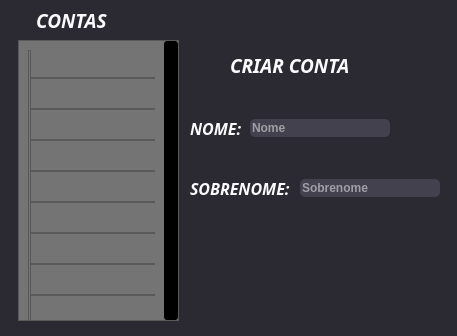
<?xml version="1.0" encoding="UTF-8"?>
<ui version="4.0">
 <class>Janela_login</class>
 <widget class="QMainWindow" name="Janela_login">
  <property name="enabled">
   <bool>true</bool>
  </property>
  <property name="geometry">
   <rect>
    <x>0</x>
    <y>0</y>
    <width>457</width>
    <height>336</height>
   </rect>
  </property>
  <property name="acceptDrops">
   <bool>false</bool>
  </property>
  <property name="windowTitle">
   <string>Login</string>
  </property>
  <widget class="QWidget" name="centralwidget">
   <widget class="QWidget" name="widget" native="true">
    <property name="geometry">
     <rect>
      <x>-24</x>
      <y>-11</y>
      <width>511</width>
      <height>361</height>
     </rect>
    </property>
    <property name="styleSheet">
     <string notr="true">background-size:cover;</string>
    </property>
    <widget class="QLabel" name="fundo">
     <property name="geometry">
      <rect>
       <x>-20</x>
       <y>-20</y>
       <width>531</width>
       <height>381</height>
      </rect>
     </property>
     <property name="styleSheet">
      <string notr="true">background-size:cover;
background-color:#2B2A33</string>
     </property>
     <property name="text">
      <string/>
     </property>
    </widget>
   </widget>
   <widget class="QWidget" name="criar" native="true">
    <property name="geometry">
     <rect>
      <x>180</x>
      <y>10</y>
      <width>271</width>
      <height>321</height>
     </rect>
    </property>
    <widget class="QLabel" name="label_6">
     <property name="geometry">
      <rect>
       <x>50</x>
       <y>40</y>
       <width>135</width>
       <height>31</height>
      </rect>
     </property>
     <property name="font">
      <font>
       <family>Segoe UI Black</family>
       <pointsize>14</pointsize>
       <weight>75</weight>
       <italic>true</italic>
       <bold>true</bold>
      </font>
     </property>
     <property name="styleSheet">
      <string notr="true">color:rgba(251, 251, 254, 1)
</string>
     </property>
     <property name="text">
      <string>CRIAR CONTA</string>
     </property>
    </widget>
    <widget class="QLabel" name="label_7">
     <property name="geometry">
      <rect>
       <x>10</x>
       <y>110</y>
       <width>60</width>
       <height>16</height>
      </rect>
     </property>
     <property name="font">
      <font>
       <family>Segoe UI Black</family>
       <pointsize>12</pointsize>
       <weight>75</weight>
       <italic>true</italic>
       <bold>true</bold>
      </font>
     </property>
     <property name="styleSheet">
      <string notr="true">color:rgba(251, 251, 254, 1)
</string>
     </property>
     <property name="text">
      <string>NOME:</string>
     </property>
    </widget>
    <widget class="QLineEdit" name="input_nome_2">
     <property name="enabled">
      <bool>true</bool>
     </property>
     <property name="geometry">
      <rect>
       <x>70</x>
       <y>109</y>
       <width>140</width>
       <height>18</height>
      </rect>
     </property>
     <property name="styleSheet">
      <string notr="true">background-color:#42414d;
border-radius:5px;
font: 75 11pt &quot;MS Shell Dlg 2&quot;;
font-weight: bold;
color:#fbfbfe</string>
     </property>
     <property name="placeholderText">
      <string>Nome</string>
     </property>
    </widget>
    <widget class="QLineEdit" name="input_sobrenome_2">
     <property name="geometry">
      <rect>
       <x>120</x>
       <y>169</y>
       <width>140</width>
       <height>18</height>
      </rect>
     </property>
     <property name="styleSheet">
      <string notr="true">background-color:#42414d;
border-radius:5px;
font: 75 11pt &quot;MS Shell Dlg 2&quot;;
font-weight: bold;
color:#fbfbfe;</string>
     </property>
     <property name="placeholderText">
      <string>Sobrenome</string>
     </property>
    </widget>
    <widget class="QLabel" name="label_8">
     <property name="geometry">
      <rect>
       <x>10</x>
       <y>170</y>
       <width>111</width>
       <height>16</height>
      </rect>
     </property>
     <property name="font">
      <font>
       <family>Segoe UI Black</family>
       <pointsize>12</pointsize>
       <weight>75</weight>
       <italic>true</italic>
       <bold>true</bold>
      </font>
     </property>
     <property name="styleSheet">
      <string notr="true">color:rgba(251, 251, 254, 1)
</string>
     </property>
     <property name="text">
      <string>SOBRENOME:</string>
     </property>
    </widget>
    <widget class="QPushButton" name="btn_criar_2">
     <property name="geometry">
      <rect>
       <x>90</x>
       <y>197</y>
       <width>96</width>
       <height>96</height>
      </rect>
     </property>
     <property name="minimumSize">
      <size>
       <width>0</width>
       <height>0</height>
      </size>
     </property>
     <property name="maximumSize">
      <size>
       <width>16777215</width>
       <height>16777215</height>
      </size>
     </property>
     <property name="styleSheet">
      <string notr="true">
border-radius:5px;</string>
     </property>
     <property name="text">
      <string/>
     </property>
     <property name="iconSize">
      <size>
       <width>96</width>
       <height>96</height>
      </size>
     </property>
    </widget>
    <widget class="QLabel" name="input_saida">
     <property name="geometry">
      <rect>
       <x>85</x>
       <y>290</y>
       <width>134</width>
       <height>20</height>
      </rect>
     </property>
     <property name="styleSheet">
      <string notr="true">font: 87 italic 10pt &quot;Segoe UI Black&quot;;</string>
     </property>
     <property name="text">
      <string/>
     </property>
    </widget>
    <widget class="QLabel" name="img_criar">
     <property name="geometry">
      <rect>
       <x>188</x>
       <y>40</y>
       <width>32</width>
       <height>32</height>
      </rect>
     </property>
     <property name="text">
      <string/>
     </property>
     <property name="textFormat">
      <enum>Qt::PlainText</enum>
     </property>
    </widget>
   </widget>
   <widget class="QWidget" name="contas" native="true">
    <property name="geometry">
     <rect>
      <x>10</x>
      <y>10</y>
      <width>181</width>
      <height>321</height>
     </rect>
    </property>
    <property name="styleSheet">
     <string notr="true"/>
    </property>
    <widget class="QLabel" name="label_4">
     <property name="geometry">
      <rect>
       <x>26</x>
       <y>0</y>
       <width>81</width>
       <height>20</height>
      </rect>
     </property>
     <property name="font">
      <font>
       <family>Segoe UI Black</family>
       <pointsize>14</pointsize>
       <weight>75</weight>
       <italic>true</italic>
       <bold>true</bold>
      </font>
     </property>
     <property name="styleSheet">
      <string notr="true">color:rgba(251, 251, 254, 1)
</string>
     </property>
     <property name="text">
      <string>CONTAS</string>
     </property>
    </widget>
    <widget class="QScrollArea" name="scrollArea_2">
     <property name="geometry">
      <rect>
       <x>8</x>
       <y>30</y>
       <width>161</width>
       <height>281</height>
      </rect>
     </property>
     <property name="styleSheet">
      <string notr="true">QScrollBar:vertical{
	boder:none;
	background-color:rgb(0, 0, 0);
	width:14px;
	margin: 15px 0 15px 0;
	border-radius:0px;
}

QScrollBar::handle:vertical{
	background-color:rgb(0, 0, 0);
	border-radius:3px;
	min-height:30px
}

QScrollBar::handle:hover{
	background-color:#42414d;
}

QScrollBar::handle:pressed{
	background-color:rgb(55, 55, 55);
}

QScrollBar::sub-line:vertical{
	boder:none;
	background-color:rgb(0, 0, 0);
	height:15px;
	border-top-left-radius:3px	;
	border-top-right-radius:	3px;
	subcontrol-position:top;
	subcontrol-origin:margin;
	
}

QScrollBar::sub-line:hover{
	background-color:#42414d;
}

QScrollBar::sub-line:pressed{
	background-color:rgb(55, 55, 55);
}


QScrollBar::add-line:vertical{
	boder:none;
	background-color:rgb(0, 0, 0);
	height:15px;
	border-bottom-left-radius:3px	;
	border-bottom-right-radius:3px;
	subcontrol-position:bottom;
	subcontrol-origin:margin;
	
}

QScrollBar::add-line:hover{
	background-color:#42414d;
}

QScrollBar::add-line:pressed{
	background-color:rgb(55, 55, 55);
}

*{
background-color:rgb(116, 116, 116);
}</string>
     </property>
     <property name="verticalScrollBarPolicy">
      <enum>Qt::ScrollBarAlwaysOn</enum>
     </property>
     <property name="sizeAdjustPolicy">
      <enum>QAbstractScrollArea::AdjustToContentsOnFirstShow</enum>
     </property>
     <property name="widgetResizable">
      <bool>true</bool>
     </property>
     <widget class="QWidget" name="scrollAreaWidgetContents_2">
      <property name="geometry">
       <rect>
        <x>0</x>
        <y>0</y>
        <width>145</width>
        <height>518</height>
       </rect>
      </property>
      <layout class="QGridLayout" name="gridLayout_2">
       <item row="0" column="0">
        <widget class="QFrame" name="list_users">
         <property name="minimumSize">
          <size>
           <width>0</width>
           <height>500</height>
          </size>
         </property>
         <property name="styleSheet">
          <string notr="true"/>
         </property>
         <property name="frameShape">
          <enum>QFrame::StyledPanel</enum>
         </property>
         <property name="frameShadow">
          <enum>QFrame::Raised</enum>
         </property>
         <widget class="QFrame" name="user_1">
          <property name="geometry">
           <rect>
            <x>2</x>
            <y>-3</y>
            <width>129</width>
            <height>31</height>
           </rect>
          </property>
          <property name="frameShape">
           <enum>QFrame::StyledPanel</enum>
          </property>
          <property name="frameShadow">
           <enum>QFrame::Raised</enum>
          </property>
          <widget class="QPushButton" name="btn_entrar_1">
           <property name="enabled">
            <bool>false</bool>
           </property>
           <property name="geometry">
            <rect>
             <x>84</x>
             <y>5</y>
             <width>20</width>
             <height>20</height>
            </rect>
           </property>
           <property name="styleSheet">
            <string notr="true">border-radius:1px;</string>
           </property>
           <property name="text">
            <string/>
           </property>
          </widget>
          <widget class="QPushButton" name="btn_apagar_1">
           <property name="enabled">
            <bool>false</bool>
           </property>
           <property name="geometry">
            <rect>
             <x>103</x>
             <y>5</y>
             <width>20</width>
             <height>20</height>
            </rect>
           </property>
           <property name="styleSheet">
            <string notr="true">border-radius:1px;</string>
           </property>
           <property name="text">
            <string/>
           </property>
          </widget>
          <widget class="QLabel" name="nome_conta_1">
           <property name="geometry">
            <rect>
             <x>3</x>
             <y>5</y>
             <width>72</width>
             <height>23</height>
            </rect>
           </property>
           <property name="styleSheet">
            <string notr="true">font-weight: bold;
color:black;</string>
           </property>
           <property name="text">
            <string/>
           </property>
          </widget>
         </widget>
         <widget class="QFrame" name="user_2">
          <property name="geometry">
           <rect>
            <x>2</x>
            <y>28</y>
            <width>129</width>
            <height>31</height>
           </rect>
          </property>
          <property name="frameShape">
           <enum>QFrame::StyledPanel</enum>
          </property>
          <property name="frameShadow">
           <enum>QFrame::Raised</enum>
          </property>
          <widget class="QPushButton" name="btn_entrar_2">
           <property name="enabled">
            <bool>false</bool>
           </property>
           <property name="geometry">
            <rect>
             <x>84</x>
             <y>5</y>
             <width>20</width>
             <height>20</height>
            </rect>
           </property>
           <property name="styleSheet">
            <string notr="true">border-radius:1px;</string>
           </property>
           <property name="text">
            <string/>
           </property>
          </widget>
          <widget class="QPushButton" name="btn_apagar_2">
           <property name="enabled">
            <bool>false</bool>
           </property>
           <property name="geometry">
            <rect>
             <x>105</x>
             <y>5</y>
             <width>20</width>
             <height>20</height>
            </rect>
           </property>
           <property name="styleSheet">
            <string notr="true">border-radius:1px;</string>
           </property>
           <property name="text">
            <string/>
           </property>
          </widget>
         </widget>
         <widget class="QFrame" name="user_3">
          <property name="geometry">
           <rect>
            <x>2</x>
            <y>59</y>
            <width>129</width>
            <height>31</height>
           </rect>
          </property>
          <property name="frameShape">
           <enum>QFrame::StyledPanel</enum>
          </property>
          <property name="frameShadow">
           <enum>QFrame::Raised</enum>
          </property>
          <widget class="QPushButton" name="btn_apagar_3">
           <property name="enabled">
            <bool>false</bool>
           </property>
           <property name="geometry">
            <rect>
             <x>105</x>
             <y>5</y>
             <width>20</width>
             <height>20</height>
            </rect>
           </property>
           <property name="styleSheet">
            <string notr="true">border-radius:1px;</string>
           </property>
           <property name="text">
            <string/>
           </property>
          </widget>
         </widget>
         <widget class="QFrame" name="user_4">
          <property name="geometry">
           <rect>
            <x>2</x>
            <y>90</y>
            <width>129</width>
            <height>31</height>
           </rect>
          </property>
          <property name="frameShape">
           <enum>QFrame::StyledPanel</enum>
          </property>
          <property name="frameShadow">
           <enum>QFrame::Raised</enum>
          </property>
          <widget class="QPushButton" name="btn_apagar_4">
           <property name="enabled">
            <bool>false</bool>
           </property>
           <property name="geometry">
            <rect>
             <x>105</x>
             <y>5</y>
             <width>20</width>
             <height>20</height>
            </rect>
           </property>
           <property name="styleSheet">
            <string notr="true">border-radius:1px;</string>
           </property>
           <property name="text">
            <string/>
           </property>
          </widget>
         </widget>
         <widget class="QFrame" name="user_5">
          <property name="geometry">
           <rect>
            <x>2</x>
            <y>121</y>
            <width>129</width>
            <height>31</height>
           </rect>
          </property>
          <property name="frameShape">
           <enum>QFrame::StyledPanel</enum>
          </property>
          <property name="frameShadow">
           <enum>QFrame::Raised</enum>
          </property>
          <widget class="QPushButton" name="btn_apagar_5">
           <property name="enabled">
            <bool>false</bool>
           </property>
           <property name="geometry">
            <rect>
             <x>105</x>
             <y>5</y>
             <width>20</width>
             <height>20</height>
            </rect>
           </property>
           <property name="styleSheet">
            <string notr="true">border-radius:1px;</string>
           </property>
           <property name="text">
            <string/>
           </property>
          </widget>
         </widget>
         <widget class="QFrame" name="user_6">
          <property name="geometry">
           <rect>
            <x>2</x>
            <y>152</y>
            <width>129</width>
            <height>31</height>
           </rect>
          </property>
          <property name="frameShape">
           <enum>QFrame::StyledPanel</enum>
          </property>
          <property name="frameShadow">
           <enum>QFrame::Raised</enum>
          </property>
          <widget class="QPushButton" name="btn_apagar_6">
           <property name="enabled">
            <bool>false</bool>
           </property>
           <property name="geometry">
            <rect>
             <x>105</x>
             <y>5</y>
             <width>20</width>
             <height>20</height>
            </rect>
           </property>
           <property name="styleSheet">
            <string notr="true">border-radius:1px;</string>
           </property>
           <property name="text">
            <string/>
           </property>
          </widget>
         </widget>
         <widget class="QFrame" name="user_7">
          <property name="geometry">
           <rect>
            <x>2</x>
            <y>183</y>
            <width>129</width>
            <height>31</height>
           </rect>
          </property>
          <property name="frameShape">
           <enum>QFrame::StyledPanel</enum>
          </property>
          <property name="frameShadow">
           <enum>QFrame::Raised</enum>
          </property>
          <widget class="QPushButton" name="btn_apagar_7">
           <property name="enabled">
            <bool>false</bool>
           </property>
           <property name="geometry">
            <rect>
             <x>105</x>
             <y>5</y>
             <width>20</width>
             <height>20</height>
            </rect>
           </property>
           <property name="styleSheet">
            <string notr="true">border-radius:1px;</string>
           </property>
           <property name="text">
            <string/>
           </property>
          </widget>
         </widget>
         <widget class="QFrame" name="user_8">
          <property name="geometry">
           <rect>
            <x>2</x>
            <y>214</y>
            <width>129</width>
            <height>31</height>
           </rect>
          </property>
          <property name="frameShape">
           <enum>QFrame::StyledPanel</enum>
          </property>
          <property name="frameShadow">
           <enum>QFrame::Raised</enum>
          </property>
          <widget class="QPushButton" name="btn_apagar_8">
           <property name="enabled">
            <bool>false</bool>
           </property>
           <property name="geometry">
            <rect>
             <x>105</x>
             <y>5</y>
             <width>20</width>
             <height>20</height>
            </rect>
           </property>
           <property name="styleSheet">
            <string notr="true">border-radius:1px;</string>
           </property>
           <property name="text">
            <string/>
           </property>
          </widget>
         </widget>
         <widget class="QFrame" name="user_9">
          <property name="geometry">
           <rect>
            <x>2</x>
            <y>245</y>
            <width>129</width>
            <height>31</height>
           </rect>
          </property>
          <property name="frameShape">
           <enum>QFrame::StyledPanel</enum>
          </property>
          <property name="frameShadow">
           <enum>QFrame::Raised</enum>
          </property>
          <widget class="QPushButton" name="btn_apagar_9">
           <property name="enabled">
            <bool>false</bool>
           </property>
           <property name="geometry">
            <rect>
             <x>105</x>
             <y>5</y>
             <width>20</width>
             <height>20</height>
            </rect>
           </property>
           <property name="styleSheet">
            <string notr="true">border-radius:1px;</string>
           </property>
           <property name="text">
            <string/>
           </property>
          </widget>
         </widget>
         <widget class="QFrame" name="user_10">
          <property name="geometry">
           <rect>
            <x>2</x>
            <y>276</y>
            <width>129</width>
            <height>31</height>
           </rect>
          </property>
          <property name="frameShape">
           <enum>QFrame::StyledPanel</enum>
          </property>
          <property name="frameShadow">
           <enum>QFrame::Raised</enum>
          </property>
          <widget class="QPushButton" name="btn_apagar_10">
           <property name="enabled">
            <bool>false</bool>
           </property>
           <property name="geometry">
            <rect>
             <x>105</x>
             <y>5</y>
             <width>20</width>
             <height>20</height>
            </rect>
           </property>
           <property name="styleSheet">
            <string notr="true">border-radius:1px;</string>
           </property>
           <property name="text">
            <string/>
           </property>
          </widget>
         </widget>
         <widget class="QFrame" name="user_11">
          <property name="geometry">
           <rect>
            <x>2</x>
            <y>307</y>
            <width>129</width>
            <height>31</height>
           </rect>
          </property>
          <property name="frameShape">
           <enum>QFrame::StyledPanel</enum>
          </property>
          <property name="frameShadow">
           <enum>QFrame::Raised</enum>
          </property>
          <widget class="QPushButton" name="btn_apagar_11">
           <property name="enabled">
            <bool>false</bool>
           </property>
           <property name="geometry">
            <rect>
             <x>105</x>
             <y>5</y>
             <width>20</width>
             <height>20</height>
            </rect>
           </property>
           <property name="styleSheet">
            <string notr="true">border-radius:1px;</string>
           </property>
           <property name="text">
            <string/>
           </property>
          </widget>
         </widget>
         <widget class="QFrame" name="user_12">
          <property name="geometry">
           <rect>
            <x>2</x>
            <y>338</y>
            <width>129</width>
            <height>31</height>
           </rect>
          </property>
          <property name="frameShape">
           <enum>QFrame::StyledPanel</enum>
          </property>
          <property name="frameShadow">
           <enum>QFrame::Raised</enum>
          </property>
          <widget class="QPushButton" name="btn_apagar_12">
           <property name="enabled">
            <bool>false</bool>
           </property>
           <property name="geometry">
            <rect>
             <x>105</x>
             <y>5</y>
             <width>20</width>
             <height>20</height>
            </rect>
           </property>
           <property name="styleSheet">
            <string notr="true">border-radius:1px;</string>
           </property>
           <property name="text">
            <string/>
           </property>
          </widget>
         </widget>
         <widget class="QFrame" name="user_13">
          <property name="geometry">
           <rect>
            <x>2</x>
            <y>369</y>
            <width>129</width>
            <height>31</height>
           </rect>
          </property>
          <property name="frameShape">
           <enum>QFrame::StyledPanel</enum>
          </property>
          <property name="frameShadow">
           <enum>QFrame::Raised</enum>
          </property>
          <widget class="QPushButton" name="btn_apagar_13">
           <property name="enabled">
            <bool>false</bool>
           </property>
           <property name="geometry">
            <rect>
             <x>105</x>
             <y>5</y>
             <width>20</width>
             <height>20</height>
            </rect>
           </property>
           <property name="styleSheet">
            <string notr="true">border-radius:1px;</string>
           </property>
           <property name="text">
            <string/>
           </property>
          </widget>
         </widget>
         <widget class="QFrame" name="user_14">
          <property name="geometry">
           <rect>
            <x>2</x>
            <y>400</y>
            <width>129</width>
            <height>31</height>
           </rect>
          </property>
          <property name="frameShape">
           <enum>QFrame::StyledPanel</enum>
          </property>
          <property name="frameShadow">
           <enum>QFrame::Raised</enum>
          </property>
          <widget class="QPushButton" name="btn_apagar_14">
           <property name="enabled">
            <bool>false</bool>
           </property>
           <property name="geometry">
            <rect>
             <x>105</x>
             <y>5</y>
             <width>20</width>
             <height>20</height>
            </rect>
           </property>
           <property name="styleSheet">
            <string notr="true">border-radius:1px;</string>
           </property>
           <property name="text">
            <string/>
           </property>
          </widget>
         </widget>
         <widget class="QFrame" name="user_15">
          <property name="geometry">
           <rect>
            <x>1</x>
            <y>431</y>
            <width>129</width>
            <height>31</height>
           </rect>
          </property>
          <property name="frameShape">
           <enum>QFrame::StyledPanel</enum>
          </property>
          <property name="frameShadow">
           <enum>QFrame::Raised</enum>
          </property>
          <widget class="QPushButton" name="btn_apagar_15">
           <property name="enabled">
            <bool>false</bool>
           </property>
           <property name="geometry">
            <rect>
             <x>105</x>
             <y>5</y>
             <width>20</width>
             <height>20</height>
            </rect>
           </property>
           <property name="styleSheet">
            <string notr="true">border-radius:1px;</string>
           </property>
           <property name="text">
            <string/>
           </property>
          </widget>
         </widget>
         <widget class="QFrame" name="user_16">
          <property name="geometry">
           <rect>
            <x>0</x>
            <y>462</y>
            <width>129</width>
            <height>31</height>
           </rect>
          </property>
          <property name="frameShape">
           <enum>QFrame::StyledPanel</enum>
          </property>
          <property name="frameShadow">
           <enum>QFrame::Raised</enum>
          </property>
          <widget class="QPushButton" name="btn_apagar_16">
           <property name="enabled">
            <bool>false</bool>
           </property>
           <property name="geometry">
            <rect>
             <x>105</x>
             <y>5</y>
             <width>20</width>
             <height>20</height>
            </rect>
           </property>
           <property name="styleSheet">
            <string notr="true"/>
           </property>
           <property name="text">
            <string/>
           </property>
          </widget>
         </widget>
        </widget>
       </item>
      </layout>
     </widget>
    </widget>
    <widget class="QLabel" name="img_contas">
     <property name="geometry">
      <rect>
       <x>109</x>
       <y>-5</y>
       <width>32</width>
       <height>32</height>
      </rect>
     </property>
     <property name="text">
      <string/>
     </property>
     <property name="textFormat">
      <enum>Qt::PlainText</enum>
     </property>
    </widget>
   </widget>
  </widget>
 </widget>
 <resources/>
 <connections/>
</ui>
